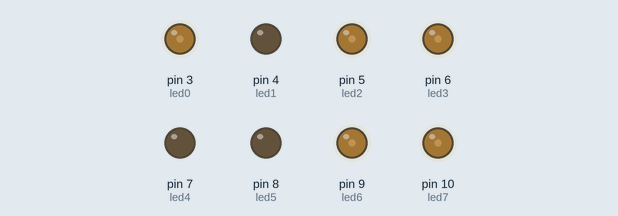
Simulated run of this sketch. Board: Arduino Uno, built with avr-gcc and run on an emulated ATmega328P. Parts: output pins drawn as LEDs (lit = HIGH).

Above: at 0.05 s.
At 1.05 s:
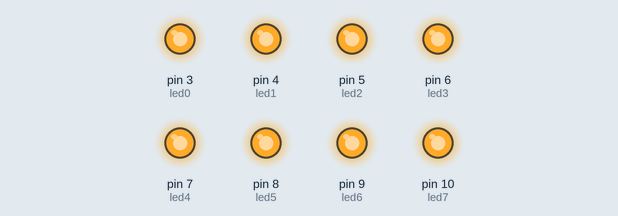
At 2.0 s:
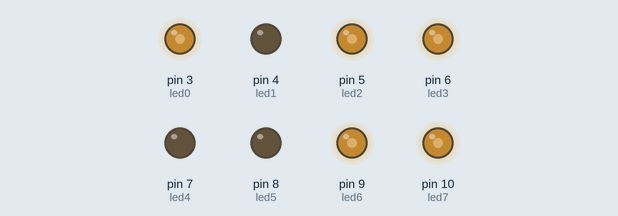
Timing chart, 0 to 5.8 s (numbered marks = the images above):
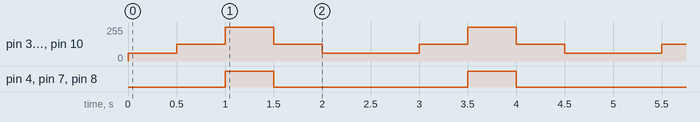

Measured:
- by itself, pin 4 (led1), pin 7 (led4), pin 8 (led5): alternates HIGH for 0.50 s and LOW for 2.0 s
- by itself, pin 3 (led0), pin 5 (led2), pin 6 (led3), pin 9 (led6), pin 10 (led7): repeats every 2.5 s: 125/255 0.50 s, 255/255 0.50 s, 125/255 0.50 s, 60/255 1.0 s

The sketch:

fade_leds_1.ino
```cpp
const int led0 = 3;
const int led1 = 4;
const int led2 = 5;
const int led3 = 6;
const int led4 = 7;
const int led5 = 8;
const int led6 = 9;
const int led7 = 10;
int vel = 500;

void setup() {
  pinMode(led0, OUTPUT);     // definir el pin 3 com una sortida
  pinMode(led1, OUTPUT);     // definir el pin 5 com una sortida
  pinMode(led2, OUTPUT);     // definir el pin 6 com una sortida
  pinMode(led3, OUTPUT);     // definir el pin 9 com una sortida
  pinMode(led4, OUTPUT);     // definir el pin 10 com una sortida
  pinMode(led5, OUTPUT);     // definir el pin 11 com una sortida
  pinMode(led6, OUTPUT);     // definir el pin 9 com una sortida
  pinMode(led7, OUTPUT);     // definir el pin 10 com una sortida


}

void loop()
{
analogWrite(led0, 60);
analogWrite(led1, 60);
analogWrite(led2, 60);
analogWrite(led3, 60);
analogWrite(led4, 60);
analogWrite(led5, 60);
analogWrite(led6, 60);
analogWrite(led7, 60);

delay(vel);

analogWrite(led0, 125);
analogWrite(led1, 125);
analogWrite(led2, 125);
analogWrite(led3, 125);
analogWrite(led4, 125);
analogWrite(led5, 125);
analogWrite(led6, 125);
analogWrite(led7, 125);

delay(vel);

analogWrite(led0, 255);
analogWrite(led1, 255);
analogWrite(led2, 255);
analogWrite(led3, 255);
analogWrite(led4, 255);
analogWrite(led5, 255);
analogWrite(led6, 255);
analogWrite(led7, 255);

delay(vel);

analogWrite(led0, 125);
analogWrite(led1, 125);
analogWrite(led2, 125);
analogWrite(led3, 125);
analogWrite(led4, 125);
analogWrite(led5, 125);
analogWrite(led6, 125);
analogWrite(led7, 125);

delay(vel);

analogWrite(led0, 60);
analogWrite(led1, 60);
analogWrite(led2, 60);
analogWrite(led3, 60);
analogWrite(led4, 60);
analogWrite(led5, 60);
analogWrite(led6, 60);
analogWrite(led7, 60);

delay(vel);


}
```
